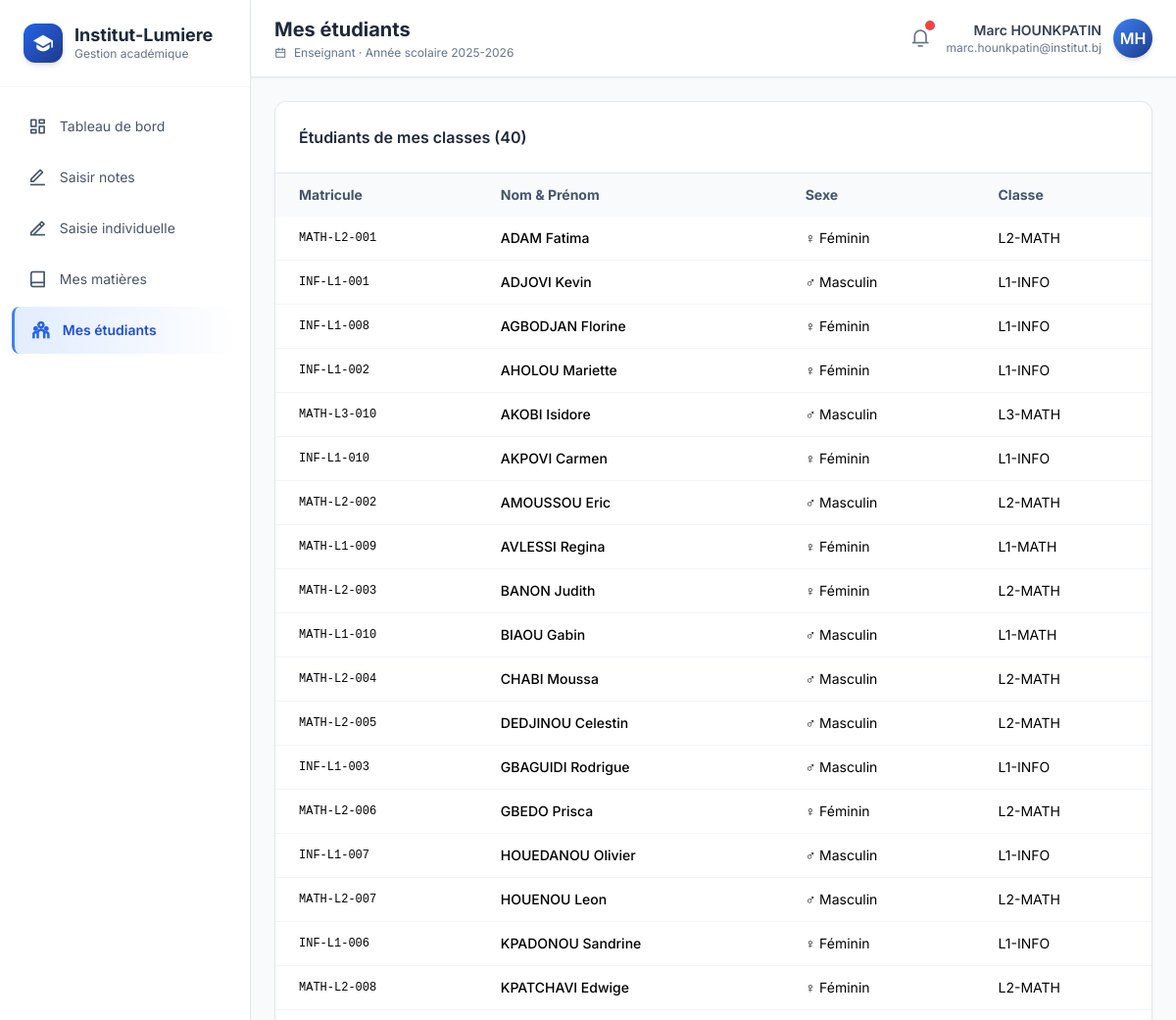
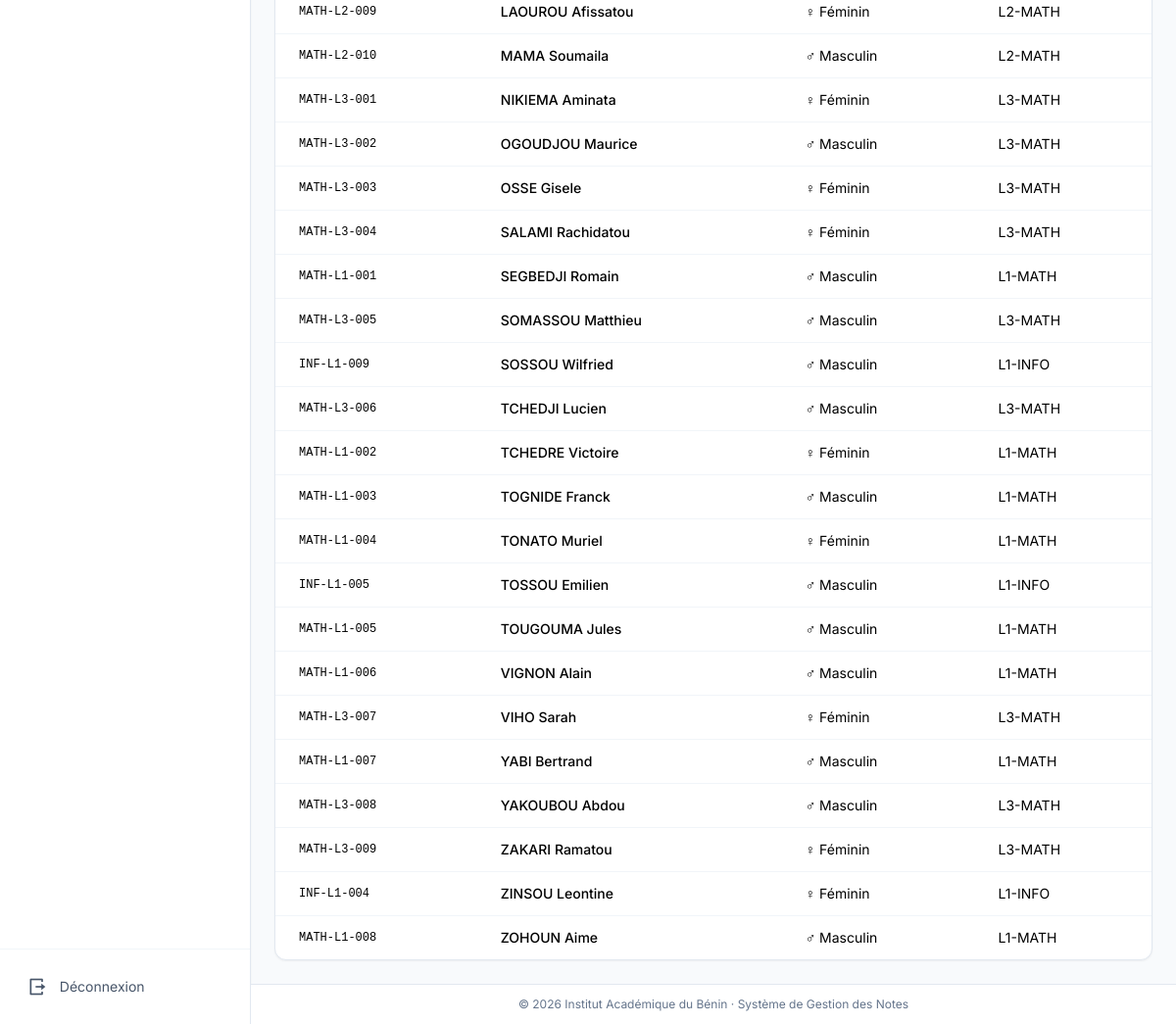
The page /pages/enseignant/etudiants.php (signed in) on the database its author committed (2 pictures, top to bottom).
### tables this page shows
CREATE TABLE etudiants (
    id INT AUTO_INCREMENT PRIMARY KEY,
    utilisateur_id INT UNIQUE,
    matricule VARCHAR(30) UNIQUE NOT NULL,
    nom VARCHAR(100) NOT NULL,
    prenom VARCHAR(100) NOT NULL,
    date_naissance DATE,
    lieu_naissance VARCHAR(100),
    sexe ENUM('M','F') DEFAULT 'M',
    classe_id INT,
    FOREIGN KEY (utilisateur_id) REFERENCES utilisateurs(id) ON DELETE SET NULL,
    FOREIGN KEY (classe_id) REFERENCES classes(id) ON DELETE SET NULL
);

CREATE TABLE utilisateurs (
    id INT AUTO_INCREMENT PRIMARY KEY,
    nom VARCHAR(100) NOT NULL,
    prenom VARCHAR(100) NOT NULL,
    email VARCHAR(150) UNIQUE NOT NULL,
    mot_de_passe VARCHAR(255) NOT NULL,
    role ENUM('admin','enseignant','etudiant','responsable') NOT NULL,
    actif TINYINT(1) DEFAULT 1,
    created_at TIMESTAMP DEFAULT CURRENT_TIMESTAMP
);

CREATE TABLE classes (
    id INT AUTO_INCREMENT PRIMARY KEY,
    nom VARCHAR(50) NOT NULL,
    niveau VARCHAR(50) NOT NULL,
    filiere VARCHAR(50) NOT NULL,
    annee_scolaire VARCHAR(20) NOT NULL,
    description TEXT
);

### includes/auth.php (called while the page is built, shortened)
<?php
function e(?string $s): string
{
    return htmlspecialchars((string)$s, ENT_QUOTES, 'UTF-8');
}

### pages/enseignant/etudiants.php (the view, shortened to what this page needs)
<?php
require_once __DIR__ . '/../../includes/auth.php';
$user = currentUser();
$ens = $pdo->prepare("SELECT id FROM enseignants WHERE utilisateur_id=?");
$ens->execute([$user['id']]);
$ens = $ens->fetch();
$rows = [];
if ($ens) {
  $stmt = $pdo->prepare("SELECT DISTINCT e.id, u.nom, u.prenom, e.matricule, e.sexe, c.nom AS classe FROM etudiants e JOIN utilisateurs u ON u.id=e.utilisateur_id JOIN classes c ON c.id=e.classe_id JOIN matieres m ON m.classe_id=c.id WHERE m.enseignant_id=? ORDER BY u.nom");
  $stmt->execute([$ens['id']]);
  $rows = $stmt->fetchAll();
}
include __DIR__ . '/../../includes/header.php';
?>
<div class="bg-white rounded-xl shadow-sm border border-slate-200 overflow-hidden">
  <div class="p-6 border-b">
    <h3 class="font-semibold text-slate-800">Étudiants de mes classes (<?= count($rows) ?>)</h3>
  </div>
  <table class="w-full text-sm">
    <thead class="bg-slate-50 text-slate-600">
      <tr>
        <th class="px-6 py-3 text-left">Matricule</th>
        <th class="px-6 py-3 text-left">Nom & Prénom</th>
        <th class="px-6 py-3 text-left">Sexe</th>
        <th class="px-6 py-3 text-left">Classe</th>
      </tr>
    </thead>
    <tbody class="divide-y divide-slate-100">
      <?php foreach ($rows as $r): ?>
        <tr class="hover:bg-slate-50">
          <td class="px-6 py-3 font-mono text-xs"><?= e($r['matricule']) ?></td>
          <td class="px-6 py-3 font-medium"><?= e($r['nom'] . ' ' . $r['prenom']) ?></td>
          <td class="px-6 py-3"><?= $r['sexe'] === 'F' ? '♀ Féminin' : '♂ Masculin' ?></td>
          <td class="px-6 py-3"><?= e($r['classe']) ?></td>
        </tr>
      <?php endforeach; ?>
    </tbody>
  </table>
</div>
<?php include __DIR__ . '/../../includes/footer.php'; ?>

### includes/header.php (style rules this page uses)
body { font-family: 'Inter', sans-serif; background-color: #f8fafc; }

### rows shown on the page
etudiants: matricule "MATH-L2-001", utilisateur.prenom "ADAM Fatima", sexe "♀ Féminin", classe.nom "L2-MATH"
etudiants: matricule "INF-L1-001", utilisateur.prenom "ADJOVI Kevin", sexe "♂ Masculin", classe.nom "L1-INFO"
etudiants: matricule "INF-L1-008", utilisateur.prenom "AGBODJAN Florine", sexe "♀ Féminin", classe.nom "L1-INFO"
etudiants: matricule "INF-L1-002", utilisateur.prenom "AHOLOU Mariette", sexe "♀ Féminin", classe.nom "L1-INFO"
etudiants: matricule "MATH-L3-010", utilisateur.prenom "AKOBI Isidore", sexe "♂ Masculin", classe.nom "L3-MATH"
etudiants: matricule "INF-L1-010", utilisateur.prenom "AKPOVI Carmen", sexe "♀ Féminin", classe.nom "L1-INFO"
etudiants: matricule "MATH-L2-002", utilisateur.prenom "AMOUSSOU Eric", sexe "♂ Masculin", classe.nom "L2-MATH"
etudiants: matricule "MATH-L1-009", utilisateur.prenom "AVLESSI Regina", sexe "♀ Féminin", classe.nom "L1-MATH"
etudiants: matricule "MATH-L2-003", utilisateur.prenom "BANON Judith", sexe "♀ Féminin", classe.nom "L2-MATH"
etudiants: matricule "MATH-L1-010", utilisateur.prenom "BIAOU Gabin", sexe "♂ Masculin", classe.nom "L1-MATH"
etudiants: matricule "MATH-L2-004", utilisateur.prenom "CHABI Moussa", sexe "♂ Masculin", classe.nom "L2-MATH"
etudiants: matricule "MATH-L2-005", utilisateur.prenom "DEDJINOU Celestin", sexe "♂ Masculin", classe.nom "L2-MATH"
etudiants: matricule "INF-L1-003", utilisateur.prenom "GBAGUIDI Rodrigue", sexe "♂ Masculin", classe.nom "L1-INFO"
etudiants: matricule "MATH-L2-006", utilisateur.prenom "GBEDO Prisca", sexe "♀ Féminin", classe.nom "L2-MATH"
etudiants: matricule "INF-L1-007", utilisateur.prenom "HOUEDANOU Olivier", sexe "♂ Masculin", classe.nom "L1-INFO"
etudiants: matricule "MATH-L2-007", utilisateur.prenom "HOUENOU Leon", sexe "♂ Masculin", classe.nom "L2-MATH"
etudiants: matricule "INF-L1-006", utilisateur.prenom "KPADONOU Sandrine", sexe "♀ Féminin", classe.nom "L1-INFO"
etudiants: matricule "MATH-L2-008", utilisateur.prenom "KPATCHAVI Edwige", sexe "♀ Féminin", classe.nom "L2-MATH"
etudiants: matricule "MATH-L2-009", utilisateur.prenom "LAOUROU Afissatou", sexe "♀ Féminin", classe.nom "L2-MATH"
etudiants: matricule "MATH-L2-010", utilisateur.prenom "MAMA Soumaila", sexe "♂ Masculin", classe.nom "L2-MATH"
etudiants: matricule "MATH-L3-001", utilisateur.prenom "NIKIEMA Aminata", sexe "♀ Féminin", classe.nom "L3-MATH"
etudiants: matricule "MATH-L3-002", utilisateur.prenom "OGOUDJOU Maurice", sexe "♂ Masculin", classe.nom "L3-MATH"
etudiants: matricule "MATH-L3-003", utilisateur.prenom "OSSE Gisele", sexe "♀ Féminin", classe.nom "L3-MATH"
etudiants: matricule "MATH-L3-004", utilisateur.prenom "SALAMI Rachidatou", sexe "♀ Féminin", classe.nom "L3-MATH"
etudiants: matricule "MATH-L1-001", utilisateur.prenom "SEGBEDJI Romain", sexe "♂ Masculin", classe.nom "L1-MATH"
etudiants: matricule "MATH-L3-005", utilisateur.prenom "SOMASSOU Matthieu", sexe "♂ Masculin", classe.nom "L3-MATH"
etudiants: matricule "INF-L1-009", utilisateur.prenom "SOSSOU Wilfried", sexe "♂ Masculin", classe.nom "L1-INFO"
etudiants: matricule "MATH-L3-006", utilisateur.prenom "TCHEDJI Lucien", sexe "♂ Masculin", classe.nom "L3-MATH"
etudiants: matricule "MATH-L1-002", utilisateur.prenom "TCHEDRE Victoire", sexe "♀ Féminin", classe.nom "L1-MATH"
etudiants: matricule "MATH-L1-003", utilisateur.prenom "TOGNIDE Franck", sexe "♂ Masculin", classe.nom "L1-MATH"
etudiants: matricule "MATH-L1-004", utilisateur.prenom "TONATO Muriel", sexe "♀ Féminin", classe.nom "L1-MATH"
etudiants: matricule "INF-L1-005", utilisateur.prenom "TOSSOU Emilien", sexe "♂ Masculin", classe.nom "L1-INFO"
etudiants: matricule "MATH-L1-005", utilisateur.prenom "TOUGOUMA Jules", sexe "♂ Masculin", classe.nom "L1-MATH"
etudiants: matricule "MATH-L1-006", utilisateur.prenom "VIGNON Alain", sexe "♂ Masculin", classe.nom "L1-MATH"
etudiants: matricule "MATH-L3-007", utilisateur.prenom "VIHO Sarah", sexe "♀ Féminin", classe.nom "L3-MATH"
etudiants: matricule "MATH-L1-007", utilisateur.prenom "YABI Bertrand", sexe "♂ Masculin", classe.nom "L1-MATH"
etudiants: matricule "MATH-L3-008", utilisateur.prenom "YAKOUBOU Abdou", sexe "♂ Masculin", classe.nom "L3-MATH"
etudiants: matricule "MATH-L3-009", utilisateur.prenom "ZAKARI Ramatou", sexe "♀ Féminin", classe.nom "L3-MATH"
etudiants: matricule "INF-L1-004", utilisateur.prenom "ZINSOU Leontine", sexe "♀ Féminin", classe.nom "L1-INFO"
etudiants: matricule "MATH-L1-008", utilisateur.prenom "ZOHOUN Aime", sexe "♂ Masculin", classe.nom "L1-MATH"

### other values the page prints
$m[0] "Tableau de bord"
$m[0] "Saisir notes"
$m[0] "Saisie individuelle"
$m[0] "Mes matières"
$m[0] "Mes étudiants"
$pageTitle "Mes étudiants"
$role "Enseignant"
$user['prenom'] . ' ' . $user['nom'] "Marc HOUNKPATIN"
$user['email'] "marc.hounkpatin@institut.bj"
substr($user['prenom'], 0, 1) . substr($user['nom'], 0, 1) "MH"
count($rows) "40"
